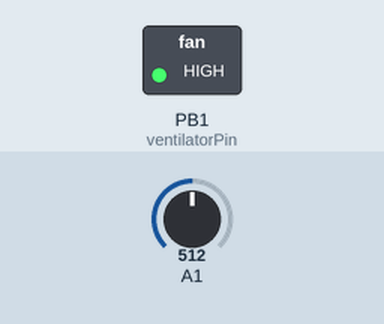
This sketch was run on a simulated ATtiny85, built with avr-gcc and run on an emulated ATtiny85. On the bench: switched loads named in the sketch (green lamp = pin HIGH). The test bench sets the inputs (shaded band); at power-on: A1 = 512.

Above: at 1.2 s.
1.3 s: A1 set to 54
3.6 s: A1 set to 44
At 5.2 s:
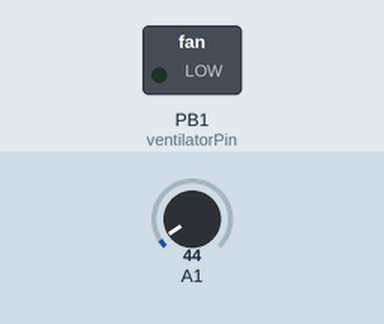
5.9 s: A1 set to 122
At 7.3 s:
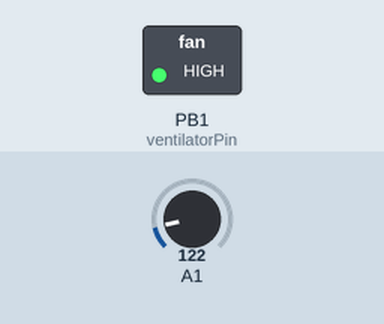
8.2 s: A1 set to 23
At 11.4 s:
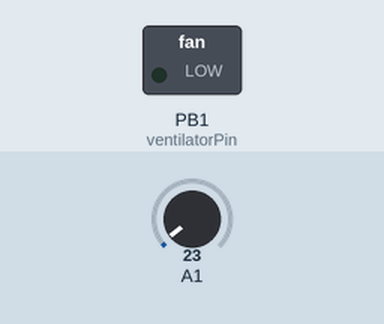
Timing chart, 0 to 12.5 s (numbered marks = the images above; inputs shaded):
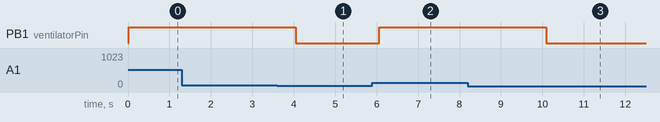

Measured:
- the behaviour switches between 50 and 49 on A1 (found by bisection; images 0 and 1)
- after the input at 1.3 s, every drawn part: stays the same
- after the input at 3.6 s, PB1 (ventilatorPin): HIGH → LOW after 0.45 s
- after the input at 5.9 s, PB1 (ventilatorPin): LOW → HIGH after 0.16 s
- after the input at 8.2 s, PB1 (ventilatorPin): HIGH → LOW after 1.9 s

The sketch:

smartcomfort-debug.ino
```cpp
// Pinout DigiSpark:
// P5 --> D5 A0
// P4 --> D4 A2  PWM4A2  USB-
// P3 --> D3 A3          USB+
// P2 --> D2 A1  SCK     SCL
// P1 --> D1     PWM1    MISO
// P0 --> D0     PWM0    AREF  MOSI  SDA

// LM35 on analog 1
// Ventilator relay on digital P2

// For debugging
#include "DigiKeyboard.h"

const int ventilatorPin = 1;  // Digital P1
const int temperaturePin = 1; // Confusingly, analog 1 is P2

const int maximumTemperature = 33; // Temperature vents on
const int minimumTemperature = 24; // Temperature vents off
const int timeBetweenChecks = 2000;

void setup()
{
  analogReference(DEFAULT);       // Use internal voltage reference as will be more accurate / consistent
  analogRead(temperaturePin);     // Reference voltage is actually set on the first analogRead after changed
  analogRead(temperaturePin);     // Discard the first measurement as it may be off
  pinMode(ventilatorPin, OUTPUT); // Make output so we can turn the vents on and off
}

void loop()
{

  //For debugging
  DigiKeyboard.sendKeyStroke(0);

  int reading = analogRead(temperaturePin);
  float temperature = reading * 0.48828125;

  //For debugging
  DigiKeyboard.println(temperature);

  if (temperature >= maximumTemperature) {
    digitalWrite(ventilatorPin, HIGH); // Vents on if maximum temperature reached
  }
  else if (temperature <= minimumTemperature){
    digitalWrite(ventilatorPin, LOW); // Vents off if minimum temperature reached
  }

  // For debugging
  DigiKeyboard.delay(timeBetweenChecks); // hang around for specified milliseconds
}
```
